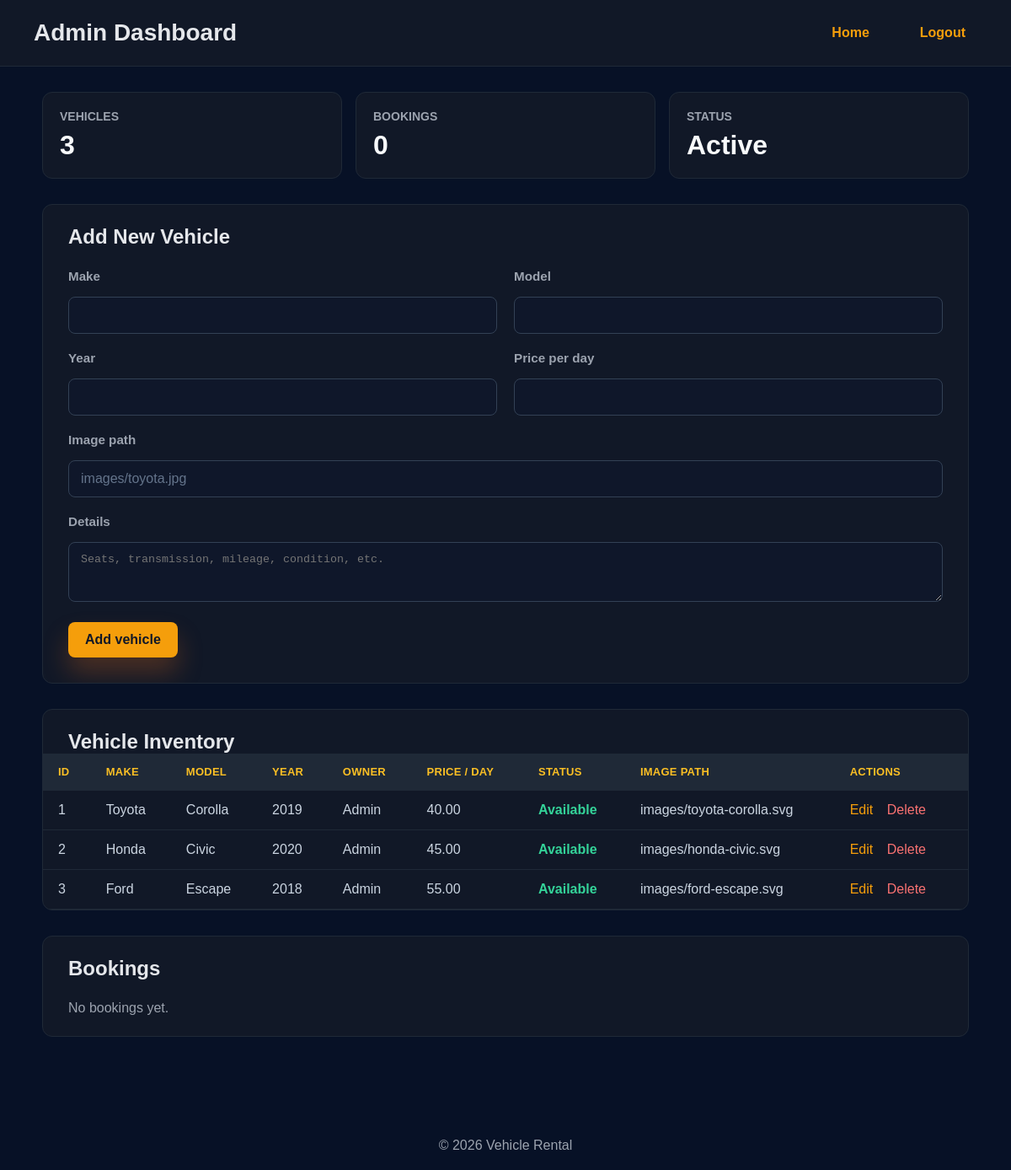
Screenshot of /backend/admin.php (signed in) with the database file from the repository.
### tables this page shows
CREATE TABLE IF NOT EXISTS vehicles (
  id INT AUTO_INCREMENT PRIMARY KEY,
  owner_id INT NOT NULL,
  make VARCHAR(100) NOT NULL,
  model VARCHAR(100) NOT NULL,
  year INT DEFAULT NULL,
  price_per_day DECIMAL(8,2) DEFAULT 0.00,
  image VARCHAR(255) DEFAULT NULL,
  description TEXT DEFAULT NULL,
  status ENUM('available', 'booked') NOT NULL DEFAULT 'available',
  created_at DATETIME NOT NULL DEFAULT CURRENT_TIMESTAMP,
  FOREIGN KEY (owner_id) REFERENCES users(id) ON DELETE CASCADE
);

CREATE TABLE IF NOT EXISTS users (
  id INT AUTO_INCREMENT PRIMARY KEY,
  name VARCHAR(255) NOT NULL,
  email VARCHAR(255) NOT NULL UNIQUE,
  password VARCHAR(255) NOT NULL,
  phone VARCHAR(50) DEFAULT NULL,
  role ENUM('user', 'admin') NOT NULL DEFAULT 'user',
  created_at DATETIME NOT NULL DEFAULT CURRENT_TIMESTAMP
);

### backend/functions.php (called while the page is built, shortened)
<?php
function getVehicles(PDO $pdo) {
    $stmt = $pdo->query('SELECT v.*, u.name AS owner_name, u.email AS owner_email FROM vehicles v LEFT JOIN users u ON v.owner_id = u.id ORDER BY v.id');
    return $stmt->fetchAll();
}
function isVehicleBooked(array $vehicle): bool {
    return ($vehicle['status'] ?? 'available') === 'booked';
}
function getBookings(PDO $pdo) {
    $stmt = $pdo->query('SELECT b.*, v.make, v.model, u.name AS user_name, u.email AS user_email FROM bookings b JOIN vehicles v ON b.vehicle_id = v.id LEFT JOIN users u ON b.user_id = u.id ORDER BY b.created_at DESC');
    return $stmt->fetchAll();
}

### backend/admin.php (the view, shortened to what this page needs)
<?php
require_once __DIR__ . '/functions.php';
$editVehicle = null;
$vehicles = getVehicles($pdo);
$bookings = getBookings($pdo);
?>
<!doctype html>
<html lang="en">
<head>
  <link rel="stylesheet" href="../frontend/css/styles.css">
</head>
<body>
  <header class="admin-header">
    <h1>Admin Dashboard</h1>
    <nav>
      <a href="../frontend/index.php">Home</a>
      <a href="../frontend/logout.php">Logout</a>
    </nav>
  </header>
  <main class="dashboard">
    <section class="stats" aria-label="Dashboard totals">
      <div class="stat">
        <h2>Vehicles</h2>
        <p><?php echo count($vehicles); ?></p>
      </div>
      <div class="stat">
        <h2>Bookings</h2>
        <p><?php echo count($bookings); ?></p>
      </div>
      <div class="stat">
        <h2>Status</h2>
        <p>Active</p>
      </div>
    </section>
    <section class="vehicle-form">
      <div class="form-header">
        <h2><?php echo $editVehicle ? 'Edit Vehicle' : 'Add New Vehicle'; ?></h2>
      </div>
      <form method="post" action="admin.php">
        <div class="form-body">
          <div class="form-group">
            <label for="make">Make</label>
            <input id="make" name="make" value="<?php echo htmlspecialchars($editVehicle['make'] ?? ''); ?>" required>
          </div>
          <div class="form-group">
            <label for="model">Model</label>
            <input id="model" name="model" value="<?php echo htmlspecialchars($editVehicle['model'] ?? ''); ?>" required>
          </div>
          <div class="form-group">
            <label for="year">Year</label>
            <input id="year" name="year" type="number" min="1900" max="2100" value="<?php echo htmlspecialchars($editVehicle['year'] ?? ''); ?>">
          </div>
          <div class="form-group">
            <label for="price_per_day">Price per day</label>
            <input id="price_per_day" name="price_per_day" type="number" step="0.01" min="0" value="<?php echo htmlspecialchars($editVehicle['price_per_day'] ?? ''); ?>" required>
          </div>
          <div class="form-group form-group-wide" style="grid-column:span 2;">
            <label for="image">Image path</label>
            <input id="image" name="image" value="<?php echo htmlspecialchars($editVehicle['image'] ?? ''); ?>" placeholder="images/toyota.jpg">
          </div>
          <div class="form-group form-group-wide" style="grid-column:span 2;">
            <label for="description">Details</label>
            <textarea id="description" name="description" rows="3" style="width:100%;box-sizing:border-box;padding:12px 14px;border:1px solid #334155;border-radius:8px;background:#0f172a;color:#e2e8f0;" placeholder="Seats, transmission, mileage, condition, etc."><?php echo htmlspecialchars($editVehicle['description'] ?? ''); ?></textarea>
          </div>
        </div>
        <div class="form-actions">
          <button type="submit" name="save_vehicle" class="btn btn-primary"><?php echo $editVehicle ? 'Save changes' : 'Add vehicle'; ?></button>
        </div>
      </form>
    </section>
    <section class="table-container">
      <div class="table-header">
        <h2>Vehicle Inventory</h2>
      </div>
      <?php if (empty($vehicles)): ?>
        <div class="empty">No vehicles available. Add a vehicle above.</div>
      <?php else: ?>
        <div class="table-scroll">
          <table>
            <thead>
              <tr>
                <th>ID</th>
                <th>Make</th>
                <th>Model</th>
                <th>Year</th>
                <th>Owner</th>
                <th>Price / day</th>
                <th>Status</th>
                <th>Image path</th>
                <th>Actions</th>
              </tr>
            </thead>
            <tbody>
              <?php foreach ($vehicles as $vehicle): ?>
                <tr>
                  <td><?php echo (int) $vehicle['id']; ?></td>
                  <td><?php echo htmlspecialchars($vehicle['make']); ?></td>
                  <td><?php echo htmlspecialchars($vehicle['model']); ?></td>
                  <td><?php echo htmlspecialchars($vehicle['year']); ?></td>
                  <td><?php echo htmlspecialchars($vehicle['owner_name'] ?? '—'); ?></td>
                  <td><?php echo htmlspecialchars($vehicle['price_per_day']); ?></td>
                  <td>
                    <?php if (isVehicleBooked($vehicle)): ?>
                      <span style="color:#f87171;font-weight:700;">Booked</span>
                    <?php else: ?>
                      <span style="color:#34d399;font-weight:700;">Available</span>
                    <?php endif; ?>
                  </td>
                  <td><?php echo htmlspecialchars($vehicle['image']); ?></td>
                  <td>
                    <a class="action-link" href="admin.php?edit=<?php echo (int) $vehicle['id']; ?>">Edit</a>
                    <form method="post" action="admin.php" style="display:inline;" onsubmit="return confirm('Delete this vehicle?');">
                      <button type="submit" class="action-link delete-link" style="background:none;border:none;padding:0;cursor:pointer;font:inherit;">Delete</button>
                    </form>
                  </td>
                </tr>
              <?php endforeach; ?>
            </tbody>
          </table>
        </div>
      <?php endif; ?>
    </section>
    <section class="table-container">
      <div class="table-header">
        <h2>Bookings</h2>
      </div>
      <?php if (empty($bookings)): ?>
        <div class="empty">No bookings yet.</div>
      <?php endif; ?>
    </section>
  </main>
  <footer class="page-footer">&copy; <?php echo date('Y'); ?> Vehicle Rental</footer>
</body>
</html>

### frontend/css/styles.css (style rules this page uses)
:root { --bg: #040b1c; --surface: rgba(10, 18, 40, 0.95); --surface-soft: rgba(19, 43, 86, 0.75); --text: #eef4ff; --muted: #aac4ff; --primary: #f97316; --primary-dark: #dc6803; --accent: #2563eb; --border: rgba(255, 255, 255, 0.08); --shadow: 0 30px 80px rgba(0, 0, 0, 0.30); font-family: Inter, system-ui, -apple-system, BlinkMacSystemFont, "Segoe UI", sans-serif; }
* { box-sizing: border-box; }
body { margin: 0; min-height: 100vh; color: var(--text); background: radial-gradient(circle at top left, rgba(37, 99, 235, 0.16), transparent 20%), radial-gradient(circle at bottom right, rgba(249, 115, 22, 0.14), transparent 20%), var(--bg); }
body, input, button { font: 400 16px/1.6 var(--font-family); }
nav { display: flex; flex-wrap: wrap; gap: 12px; align-items: center; }
nav a { color: #dbeafe; text-decoration: none; padding: 10px 14px; border-radius: 999px; transition: background 0.2s ease, transform 0.2s ease; }
main { padding: 36px; max-width: 1180px; margin: 0 auto; }
.btn { display: inline-flex; align-items: center; justify-content: center; padding: 16px 24px; border-radius: 999px; text-decoration: none; transition: transform 0.2s ease, box-shadow 0.2s ease; }
.btn-primary { background: linear-gradient(135deg, var(--primary), #fbbf24); color: #020617; box-shadow: 0 18px 30px rgba(249, 115, 22, 0.25); }
.page-footer { margin-top: 40px; text-align: center; color: #94a3b8; }
.form-group { display: flex; flex-direction: column; gap: 8px; }
.form-group label { color: #cbd5e1; font-size: 0.95rem; }
.form-group input { padding: 14px 16px; background: rgba(255, 255, 255, 0.06); border: 1px solid rgba(255, 255, 255, 0.12); border-radius: 14px; color: #e2e8f0; }
.form-group input::placeholder { color: #64748b; }
.form-group label { color: #cbd5e1; font-weight: 600; }
.form-group input { width: 100%; padding: 16px 18px; background: rgba(255, 255, 255, 0.06); border: 1px solid rgba(255, 255, 255, 0.12); border-radius: 16px; color: #eef4ff; }

### backend/admin.php (style rules this page uses)
body { margin:0; font-family:Arial,Helvetica,sans-serif; background:#071126; color:#e5e7eb; }
.admin-header { display:flex; justify-content:space-between; align-items:center; gap:20px; padding:20px 40px; background:#111827; border-bottom:1px solid #1f2937; }
.admin-header h1 { margin:0; font-size:28px; }
.admin-header nav a { color:#f59e0b; text-decoration:none; margin-left:20px; font-weight:700; }
.dashboard { padding:30px 40px; }
.stats { max-width:1100px; margin:0 auto 30px; display:grid; grid-template-columns:repeat(3,minmax(0,1fr)); gap:16px; }
.stat { background:#111827; border:1px solid #1f2937; border-radius:12px; padding:20px; }
.stat h2 { margin:0 0 8px; color:#9ca3af; font-size:14px; text-transform:uppercase; }
.stat p { margin:0; color:#f8fafc; font-size:32px; font-weight:700; }
.vehicle-form, .table-container { max-width:1100px; margin:0 auto 30px; background:#111827; border-radius:12px; border:1px solid #1f2937; overflow:hidden; }
.form-header, .table-header { padding:24px 30px 0; }
.form-header h2, .table-header h2 { margin:0; }
.form-body { padding:24px 30px; display:grid; grid-template-columns:1fr 1fr; gap:20px; }
.form-group label { display:block; margin-bottom:8px; color:#9ca3af; }
.form-group input { width:100%; box-sizing:border-box; padding:12px 14px; border:1px solid #334155; border-radius:8px; background:#0f172a; color:#e2e8f0; }
.form-actions { padding:0 30px 30px; display:flex; gap:12px; }
.btn { display:inline-block; padding:12px 20px; border-radius:8px; text-decoration:none; font-weight:700; border:none; cursor:pointer; }
.btn-primary { background:#f59e0b; color:#111827; }
.table-scroll { overflow-x:auto; }
table { width:100%; border-collapse:collapse; min-width:860px; }
thead { background:#1f2937; }
th, td { padding:14px 18px; text-align:left; border-bottom:1px solid #1f2937; }
th { color:#fbbf24; font-size:13px; letter-spacing:.02em; text-transform:uppercase; }
td { color:#cbd5e1; }
.empty { padding:24px 30px; color:#9ca3af; }
.action-link { color:#f59e0b; text-decoration:none; margin-right:12px; }
.delete-link { color:#f87171; }
.page-footer { padding:20px 40px; text-align:center; color:#9ca3af; }

### rows the page displays
vehicles: id "1", make "Toyota", model "Corolla", year "2019", owner.name "Admin", price_per_day "40.00", status "Available", image "images/toyota-corolla.svg"
vehicles: id "2", make "Honda", model "Civic", year "2020", owner.name "Admin", price_per_day "45.00", status "Available", image "images/honda-civic.svg"
vehicles: id "3", make "Ford", model "Escape", year "2018", owner.name "Admin", price_per_day "55.00", status "Available", image "images/ford-escape.svg"

### other values shown
count($vehicles) "3"
count($bookings) "0"
